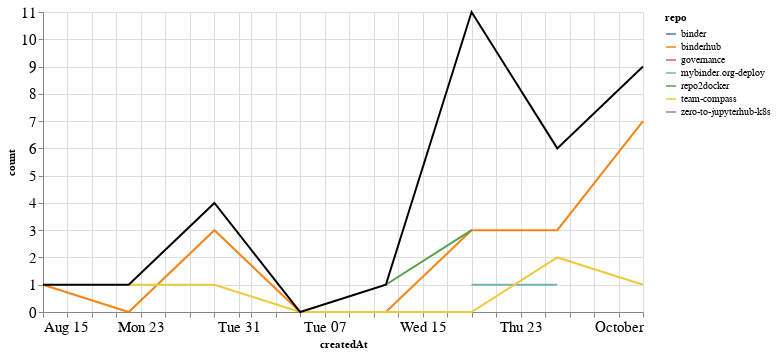

Notebook cell for this chart:
### Markdown cell above
### Comments

### Code cell
comments_time = comments.groupby('repo').resample('W', on='createdAt').count()['author'].reset_index()
comments_time = comments_time.rename(columns={'author': 'count'})
comments_time_total = comments_time.groupby('createdAt').agg({"count": "sum"}).reset_index()
ch1 = alt.Chart(comments_time, width=600).mark_line().encode(
    x='createdAt',
    y='count',
    color='repo',
    tooltip="repo"
)

ch2 = alt.Chart(comments_time_total, width=600).mark_line(color="black").encode(
    x='createdAt',
    y='count',
)

ch1 + ch2

### Figure 1 — Vega-Lite specification as saved in the notebook (floating-point values rounded to 4 significant figures)
{"config": {"axisLeft": {"labelFontSize": 15}, "axisBottom": {"labelFontSize": 15}}, "layer": [{"data": {"name": "data-824843f30a5ae63246e369260d2c3ad3"}, "mark": "line", "encoding": {"color": {"type": "nominal", "field": "repo"}, "tooltip": {"type": "nominal", "field": "repo"}, "x": {"type": "temporal", "field": "createdAt"}, "y": {"type": "quantitative", "field": "count"}}, "width": 600}, {"data": {"name": "data-a96dc7c456fbbe88db579d8493ff224a"}, "mark": {"type": "line", "color": "black"}, "encoding": {"x": {"type": "temporal", "field": "createdAt"}, "y": {"type": "quantitative", "field": "count"}}, "width": 600}], "$schema": "https://vega.github.io/schema/vega-lite/v4.8.1.json", "datasets": {"data-824843f30a5ae63246e369260d2c3ad3": [{"repo": "binder", "createdAt": "2021-09-19T00:00:00", "count": 3}, {"repo": "binderhub", "createdAt": "2021-08-15T00:00:00", "count": 1}, {"repo": "binderhub", "createdAt": "2021-08-22T00:00:00", "count": 0}, {"repo": "binderhub", "createdAt": "2021-08-29T00:00:00", "count": 3}, {"repo": "binderhub", "createdAt": "2021-09-05T00:00:00", "count": 0}, {"repo": "binderhub", "createdAt": "2021-09-12T00:00:00", "count": 0}, {"repo": "binderhub", "createdAt": "2021-09-19T00:00:00", "count": 3}, {"repo": "binderhub", "createdAt": "2021-09-26T00:00:00", "count": 3}, {"repo": "binderhub", "createdAt": "2021-10-03T00:00:00", "count": 7}, {"repo": "governance", "createdAt": "2021-09-19T00:00:00", "count": 1}, {"repo": "mybinder.org-deploy", "createdAt": "2021-09-19T00:00:00", "count": 1}, {"repo": "mybinder.org-deploy", "createdAt": "2021-09-26T00:00:00", "count": 1}, {"repo": "repo2docker", "createdAt": "2021-09-12T00:00:00", "count": 1}, {"repo": "repo2docker", "createdAt": "2021-09-19T00:00:00", "count": 3}, {"repo": "team-compass", "createdAt": "2021-08-22T00:00:00", "count": 1}, {"repo": "team-compass", "createdAt": "2021-08-29T00:00:00", "count": 1}, {"repo": "team-compass", "createdAt": "2021-09-05T00:00:00", "count": 0}, {"repo": "team-compass", "createdAt": "2021-09-12T00:00:00", "count": 0}, {"repo": "team-compass", "createdAt": "2021-09-19T00:00:00", "count": 0}, {"repo": "team-compass", "createdAt": "2021-09-26T00:00:00", "count": 2}, {"repo": "team-compass", "createdAt": "2021-10-03T00:00:00", "count": 1}, {"repo": "zero-to-jupyterhub-k8s", "createdAt": "2021-10-03T00:00:00", "count": 1}], "data-a96dc7c456fbbe88db579d8493ff224a": [{"createdAt": "2021-08-15T00:00:00", "count": 1}, {"createdAt": "2021-08-22T00:00:00", "count": 1}, {"createdAt": "2021-08-29T00:00:00", "count": 4}, {"createdAt": "2021-09-05T00:00:00", "count": 0}, {"createdAt": "2021-09-12T00:00:00", "count": 1}, {"createdAt": "2021-09-19T00:00:00", "count": 11}, {"createdAt": "2021-09-26T00:00:00", "count": 6}, {"createdAt": "2021-10-03T00:00:00", "count": 9}]}}
